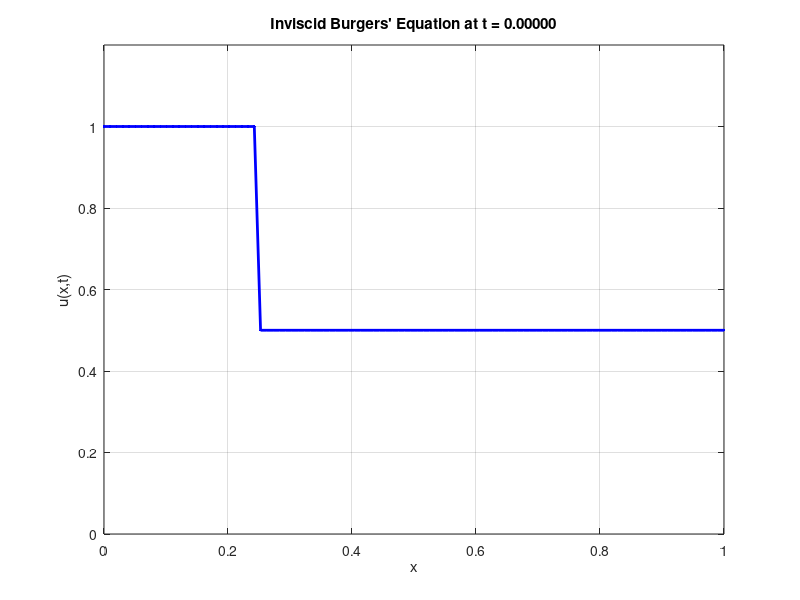

This figure's MATLAB source: (Note: this script raises an error after producing the figure.)
%% Solution of Inviscid Burger's equation: Comparison of Lax-Wendroff method and ENO and WENO

clear
close all hidden
clc

%% LAX-WENDROFF ===========================================================

xpoints = 100;
tpoints = 200;
tee = linspace(0, 1, tpoints);
ecks = linspace(0, 1, xpoints);
dx = (ecks(2)-ecks(1));
dt = (tee(2)-tee(1));
mu = dt/dx;

% Initialize solution matrix
uu = zeros(tpoints,xpoints);

% Initial values with discontinuity
uu(1,:) = 1;
uu(1,26:end) = .5;

% Boundary condition 
uu(:,1) = 1;
uu(:, end) = uu(:, end-1);

% SOLUTION 
F =@(zz) ((1/2)*zz^2); % See the conservative form
for n = 1:tpoints-1
    for j = 2:xpoints-1
        a1 = (uu(n,j) + uu(n,j-1))/2;
        a2 = (uu(n,j) + uu(n,j+1))/2;

        uu(n+1,j) = uu(n,j) - (1/2)*mu*( (1-a2*mu)*( F(uu(n,j+1)) - F(uu(n,j)) ) + ...
            (1 + a1*mu)* ( F(uu(n,j)) - F(uu(n,j-1)) ) );
    end
    uu(n+1, end) = uu(n+1, end-1);
end



% PLOT
gif_filename = 'burgers_solution.gif';
figure
for n = 1:tpoints
    plot(ecks, uu(n,:), 'b.-', 'LineWidth', 2)
    axis([0 1 0 1.2])
    xlabel('x')
    ylabel('u(x,t)')
    title(sprintf('Inviscid Burgers'' Equation at t = %.5f', tee(n)))
    grid on
    
    drawnow
    frame = getframe(gcf);
    img = frame2im(frame);
    [A,map] = rgb2ind(img,256);
    
    if n == 1
        imwrite(A,map,gif_filename,'gif','LoopCount',Inf,'DelayTime',0.1);
    else
        imwrite(A,map,gif_filename,'gif','WriteMode','append','DelayTime',0.1);
    end
end

%% ENO ====================================================================
% Add folder of ENO functions to the path
addpath('C:\Users\czjca\Documents\000 - Math\Math --- - Numerical PDE\Numerics\ENO\ENO\ENO functions')

xpoints = 100;
tpoints = 500;
ecks = linspace(0,1,xpoints);
tee = linspace(0,1,tpoints);
mu = (tee(2)-tee(1))/(ecks(2)-ecks(1));

% Initialize solution matrix
uu1 = zeros(tpoints,xpoints);
% Initial values with discontinuity
discont = floor(xpoints/2);
uu1(1,:) = 1;
uu1(1,discont:end) = .5;

%uu1(1,:) = sin(10*ecks);
%uu1(1,discont:end) = .5;

% Boundary condition 
uu1(:,1) = 1;
uu1(:, end) = uu1(:, end-1);

% Step 1: Compute undivided difference because the stencil is uniform.

% Step 2: Create a stencil. The initial stencil is just the single average.
% In step 3, we will expand this stencil by adding k points to the left or
% to the right. 
k = 3; % number of points, also order of approximation
i = k+1; % trial cell. To be looped later. The loop will go from k+1 to n-k.

sol = zeros(tpoints,xpoints-2*(k+1));

for t = 1:tpoints;
y0 = uu1(t,:);

% Step 3: Compare undivided differences since we deal with uniform stencil

for i = k+1:xpoints-k
    initstencil = y0(i);
    label0 = ["center"];
    trackr = 0; % We track the offset created by adding points.

    for kk = 1:k
        temp0 = initstencil;
        label1 = label0;
        tempbck = [y0(i-kk) temp0]; % Append to the left
        tempfwd = [temp0 y0(i+kk)]; % Append to the right
        n = length(temp0)+1; % This is also the order of differencing
        
        % We take the sum because this should just be a scalar because the
        % the order of differencing equals the length of the stencil.
        diffbck = eno_undivdiff(tempbck);
        diffbck = diffbck(1,n); % The first entry of the last column is the desired difference.
        difffwd = eno_undivdiff(tempfwd);
        difffwd = difffwd(1,n);
    
        % We compare the differences and decide where to add points.
        
        if abs(diffbck) < abs(difffwd)
            temp1 = tempbck;
            label1 = ['left' label1];
            trackr = trackr+1;
        else
            temp1 = tempfwd;
            label1 = [label1 'right'];
        end
        initstencil = temp1;
        label0 = label1;
    end
    r = find(label0=="center")-1; % This is the offset from the initial i (center).
    if trackr == r
        %display("r is correct")
    else
        %display("r is wrong")
    end
    % Step 4: We interpolate using these points to get the left and right
    % points to y_i.
    
    % Obtain coefficients
    coef = eno_unicoeff(r,k+1);
    coef = coef(1:k+1);
    
    v_i(i-k) = coef*initstencil'; % This is v_i+1/2. We loop over i to get all these.
end

% Setup fhatplus and fhatminus
uminus = v_i(1:end-1);
uplus = v_i(2:end);

fhat = eno_laxfluxburgers(uminus,uplus,y0);
fhatplus = fhat(2:end);
fhatminus = fhat(1:end-1);

% Setup the conservative scheme
uu1(t+1,k+2:xpoints-(k+1)) =  uu1(t,k+2:xpoints-(k+1)) - mu*(fhatplus - fhatminus);

% We just fill in these parts with the boundary condition because these are 
% left out in the algorithm. 
uu1(t+1,1:k+1) = 1; 
uu1(t+1,end-k:end) = 0.5;
end

final = uu1(:,k+2:xpoints-(k+1));

% PLOT 
figure;
for t = 1:tpoints
    plot(0:xpoints-(2*(k+1)+1),final(t,:),'LineWidth',1.5);
    xlabel('x'); ylabel('u');
    title(['Burgers Equation, t = ', num2str(tee(t))]);
    ylim([-0.1 1.1]); % adjust to match your solution range
    grid on;
    drawnow;
end

%% WENO ===================================================================
% Add folder of ENO functions to the path. We need the reconstruction
% algorithm that we used in ENO. 
addpath('C:\Users\czjca\Documents\000 - Math\Math --- - Numerical PDE\Numerics\ENO\ENO\ENO functions')

xpoints = 50;
tpoints = 500;
ecks = linspace(0,1,xpoints);
tee = linspace(0,1,tpoints);
mu = (tee(2)-tee(1))/(ecks(2)-ecks(1));

% Initialize solution matrix
uu1 = zeros(tpoints,xpoints);
% Initial values with discontinuity
discont = floor(xpoints/2);
uu1(1,:) = 1;
uu1(1,discont:end) = .5;

%uu1(1,:) = sin(10*ecks);
%uu1(1,discont:end) = .5;

% Boundary condition 
uu1(:,1) = 1;
uu1(:, end) = uu1(:, end-1);

% Step 1: We obtain the reconstruction.
k = 3; % number of points, also order of approximation
i = k+1; % trial cell. To be looped.
v0 = uu1(1,:); % To be updated later.

for t=1:tpoints
v0 = uu1(t,:);

% We loop everything together.
stencilset = zeros(k,k,xpoints-2*(k-1)); % This is for checking of stencil.
vstencil = zeros(k,k,xpoints-2*(k-1)); % We extract the function value corresponding to the stencil.
coefstencil = zeros(k,k,xpoints-2*(k-1)); % We obtain the coefficient for reconstruction.
for i = k:xpoints-(k-1)
    for r = 0:k-1
       stencilset(r+1,:,i-(k-1)) = i-r:i-r+k-1;
       vstencil(r+1,:,i-(k-1)) = v0(i-r:i-r+k-1);
       temp = eno_unicoeff(r,k);
       coefstencil(r+1,:,i-(k-1)) = temp(1:k);
    end
end
% Note: The rows is each vstencil correspond to the value of v as we change
% r. There are 3 points in each batch.

% Obtain the reconstructed values for all i, r. 
recon = zeros(k,xpoints-2*(k-1));
for j = 1:k
    for i = 1:xpoints-2*(k-1)
        recon(j,i) = vstencil(j,:,i)*coefstencil(j,:,i)';
    end
end

% Step 2: We obtain the constants dr and dr_bar. For now, we will just use
% pre-computed values. 
dr = flip([1/10 3/5 3/10])';

% Step 3: We compute the weights omega. For now, we will just use
% the formula for k=3 for betas, omegas and alphas.
% Initialize variables. 
alpha = zeros(k,xpoints-2*(k-1));
omega = zeros(k,xpoints-2*(k-1));
beta = zeros(k,xpoints-2*(k-1));

% Functions for beta
betafunc0 =@(vv) (13/12)*(vv(1)-2*vv(2)+vv(3))^2 + ... 
    (1/4)*(3*vv(1) - 4*vv(2) + vv(3))^2;
betafunc1 =@(vv) (13/12)*(vv(1)-2*vv(2)+vv(3))^2 + ...
    (1/4)*(vv(1) - vv(3))^2;
betafunc2 =@(vv) (13/12)*(vv(1)-2*vv(2)+vv(3))^2 + ...
    (1/4)*(vv(1)-4*vv(2)+3*vv(3))^2;
% We compute beta.
for i = 1:xpoints-2*(k-1)
        beta(:,i) = [betafunc0(vstencil(1,:,i));...
                     betafunc1(vstencil(2,:,i));...
                     betafunc2(vstencil(3,:,i))];
end
% Compute alpha and omega. 
epsilon = 10^(-6);
alpha = dr./(epsilon + beta).^2;

alphasum = sum(alpha,1);
omega = alpha./alphasum;

% Step 5: Compute (2k-1)th order reconstruction.
v_i = sum(omega.*recon, 1);


% Setup fhatplus and fhatminus
uminus = v_i(1:end-1);
uplus = v_i(2:end);

fhat = eno_laxfluxburgers(uminus,uplus,v0);
fhatplus = fhat(2:end);
fhatminus = fhat(1:end-1);

% Setup the conservative scheme
uu1(t+1,k+1:xpoints-(k)) =  uu1(t,k+1:xpoints-(k)) - mu*(fhatplus - fhatminus);

% We just fill in these parts with the boundary condition because these are 
% left out in the algorithm. 
uu1(t+1,1:k+1) = 1; 
uu1(t+1,end-k:end) = 0.5;
end

final = uu1(:,k+2:xpoints-(k+1));

% PLOT 
figure;
for t = 1:tpoints
    plot(0:xpoints-(2*(k+1)+1),final(t,:),'LineWidth',1.5);
    xlabel('x'); ylabel('u');
    title('Burgers Equation using WENO');
    ylim([-0.1 1.1]); % adjust to match your solution range
    grid on;
    drawnow;
end
